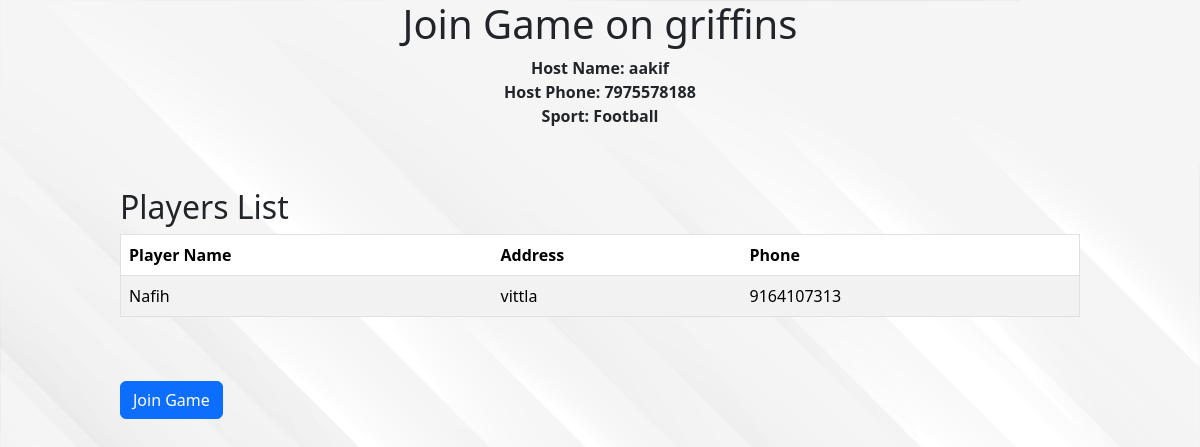
Page /turf/2/join_game/4 (signed in) on the earlier database version.
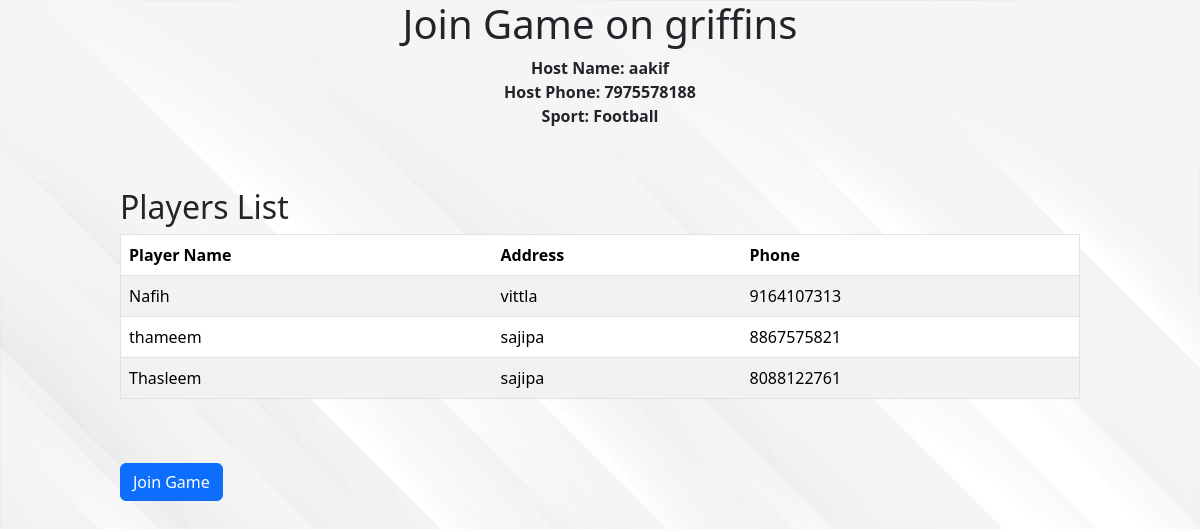
Same page on the later database version.
### app.py (models this page shows)
class Game(db.Model):
    id = db.Column(db.Integer, primary_key=True)
    turf_id = db.Column(db.Integer, db.ForeignKey('turf.id'), nullable=False)
    host_name = db.Column(db.String(255), nullable=False)
    host_phone = db.Column(db.String(15), nullable=True)
    game_time = db.Column(db.DateTime, nullable=False)
    sports = db.Column(db.String(50), nullable=False)
    players = db.relationship('Player', backref='game', lazy=True)

class Player(db.Model):
    id = db.Column(db.Integer, primary_key=True)
    game_id = db.Column(db.Integer, db.ForeignKey('game.id'), nullable=False)
    player_name = db.Column(db.String(255), nullable=False)
    player_address = db.Column(db.String(255), nullable=False)
    player_phone = db.Column(db.String(15), nullable=True)

### app.py (the view, shortened to what this page needs)
@app.route('/turf/<int:turf_id>/join_game/<int:game_id>', methods=['GET', 'POST'])
@login_required
def join_game(turf_id, game_id):
    turf = Turf.query.get_or_404(turf_id)
    game = Game.query.get_or_404(game_id)
    return render_template('join_game.html', turf=turf, game=game)

### app.py (called while the page is built)
@login_manager.user_loader
def load_user(user_id):
    return User.query.get(int(user_id))

### templates/join_game.html (shortened to what this page needs)
{% extends 'layout.html' %} {% block title %} Join Game {% endblock title %} {%
block body %}
<h1 class="turfhead">Join Game on {{ turf.turf_name }}</h1>
<div class="turfhead">
  <p style="font-weight: bold">
    Host Name: {{game.host_name}}
    <br />
    Host Phone: {{ game.host_phone }}
    <br />
    Sport: {{game.sports}}
  </p>
</div>
<div class="turftab">
  <h2>Players List</h2>
  <table border="1" class="table table-striped">
    <thead>
      <tr>
        <th>Player Name</th>
        <th>Address</th>
        <th>Phone</th>
      </tr>
    </thead>
    <tbody>
      {% for player in game.players %}
      <tr>
        <td>{{ player.player_name }}</td>
        <td>{{ player.player_address }}</td>
        <td>{{ player.player_phone }}</td>
      </tr>
      {% endfor %}
    </tbody>
  </table>
  <br />
  <br />
  <button
    class="btn btn-primary"
    id="toggleJoinGameFormBtn"
    onclick="toggleJoinGameForm()"
  >
    Join Game
  </button>
  <br />
  <br />
</div>
{% endblock body %}

### templates/layout.html (shortened to what this page needs)
<!DOCTYPE html>
<html lang="en">
<head>
    <link rel="stylesheet" href="{{url_for('static',filename='css/style.css')}}">
    <link rel="stylesheet" href="https://maxcdn.bootstrapcdn.com/font-awesome/4.7.0/css/font-awesome.min.css">
    <link href="https://cdn.jsdelivr.net/npm/bootstrap@5.3.2/dist/css/bootstrap.min.css" rel="stylesheet">
</head>
<body>
    {% block body %}
    {% endblock body %}
  </body>
</body>
</html>

### static/css/style.css (style rules this page uses)
body { background-image: url("../img/17580.jpg"); background-repeat: no-repeat; background-size: cover; }
.turftab { width: 80%; margin: auto; margin-top: 5%; }
.turfhead { text-align: center; }

Differences in the rows shown:
added Player: player_name "thameem", player_address "sajipa", player_phone "8867575821"
added Player: player_name "Thasleem", player_address "sajipa", player_phone "8088122761"
